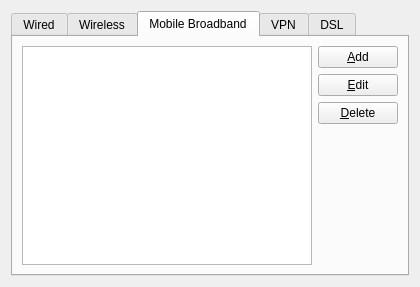
<ui version="4.0" >
 <class>ConnectionEditor</class>
 <widget class="QWidget" name="ConnectionEditor" >
  <property name="geometry" >
   <rect>
    <x>0</x>
    <y>0</y>
    <width>420</width>
    <height>287</height>
   </rect>
  </property>
  <layout class="QHBoxLayout" name="horizontalLayout_6" >
   <item>
    <widget class="QTabWidget" name="tabWidget" >
     <property name="currentIndex" >
      <number>2</number>
     </property>
     <widget class="QWidget" name="tabWired" >
      <attribute name="title" >
       <string>Wired</string>
      </attribute>
      <layout class="QHBoxLayout" name="horizontalLayout" >
       <item>
        <widget class="QTreeWidget" name="listWired" >
         <property name="rootIsDecorated" >
          <bool>false</bool>
         </property>
         <property name="allColumnsShowFocus" >
          <bool>true</bool>
         </property>
         <property name="headerHidden" >
          <bool>true</bool>
         </property>
         <column>
          <property name="text" >
           <string>Connection</string>
          </property>
         </column>
         <column>
          <property name="text" >
           <string>Last used</string>
          </property>
         </column>
        </widget>
       </item>
       <item>
        <layout class="QVBoxLayout" name="verticalLayout" >
         <item>
          <widget class="QPushButton" name="addWired" >
           <property name="text" >
            <string>&amp;Add</string>
           </property>
          </widget>
         </item>
         <item>
          <widget class="QPushButton" name="editWired" >
           <property name="text" >
            <string>&amp;Edit</string>
           </property>
          </widget>
         </item>
         <item>
          <widget class="QPushButton" name="deleteWired" >
           <property name="text" >
            <string>&amp;Delete</string>
           </property>
          </widget>
         </item>
         <item>
          <spacer name="verticalSpacer" >
           <property name="orientation" >
            <enum>Qt::Vertical</enum>
           </property>
           <property name="sizeHint" stdset="0" >
            <size>
             <width>20</width>
             <height>40</height>
            </size>
           </property>
          </spacer>
         </item>
        </layout>
       </item>
      </layout>
     </widget>
     <widget class="QWidget" name="tabWireless" >
      <attribute name="title" >
       <string>Wireless</string>
      </attribute>
      <layout class="QHBoxLayout" name="horizontalLayout_2" >
       <item>
        <widget class="QTreeWidget" name="listWireless" >
         <property name="allColumnsShowFocus" >
          <bool>true</bool>
         </property>
         <property name="headerHidden" >
          <bool>true</bool>
         </property>
         <column>
          <property name="text" >
           <string>Connection</string>
          </property>
         </column>
         <column>
          <property name="text" >
           <string>Last used</string>
          </property>
         </column>
        </widget>
       </item>
       <item>
        <layout class="QVBoxLayout" name="verticalLayout_3" >
         <item>
          <widget class="QPushButton" name="addWireless" >
           <property name="text" >
            <string>&amp;Add</string>
           </property>
          </widget>
         </item>
         <item>
          <widget class="QPushButton" name="editWireless" >
           <property name="text" >
            <string>&amp;Edit</string>
           </property>
          </widget>
         </item>
         <item>
          <widget class="QPushButton" name="deleteWireless" >
           <property name="text" >
            <string>&amp;Delete</string>
           </property>
          </widget>
         </item>
         <item>
          <spacer name="verticalSpacer" >
           <property name="orientation" >
            <enum>Qt::Vertical</enum>
           </property>
           <property name="sizeHint" stdset="0" >
            <size>
             <width>20</width>
             <height>40</height>
            </size>
           </property>
          </spacer>
         </item>
        </layout>
       </item>
      </layout>
     </widget>
     <widget class="QWidget" name="tabCellular" >
      <attribute name="title" >
       <string>Mobile Broadband</string>
      </attribute>
      <layout class="QHBoxLayout" name="horizontalLayout_3" >
       <item>
        <widget class="QTreeWidget" name="listCellular" >
         <property name="allColumnsShowFocus" >
          <bool>true</bool>
         </property>
         <property name="headerHidden" >
          <bool>true</bool>
         </property>
         <column>
          <property name="text" >
           <string>Connection</string>
          </property>
         </column>
         <column>
          <property name="text" >
           <string>Last used</string>
          </property>
         </column>
        </widget>
       </item>
       <item>
        <layout class="QVBoxLayout" name="verticalLayout_4" >
         <item>
          <widget class="QPushButton" name="addCellular" >
           <property name="text" >
            <string>&amp;Add</string>
           </property>
          </widget>
         </item>
         <item>
          <widget class="QPushButton" name="editCellular" >
           <property name="text" >
            <string>&amp;Edit</string>
           </property>
          </widget>
         </item>
         <item>
          <widget class="QPushButton" name="deleteCellular" >
           <property name="text" >
            <string>&amp;Delete</string>
           </property>
          </widget>
         </item>
         <item>
          <spacer name="verticalSpacer" >
           <property name="orientation" >
            <enum>Qt::Vertical</enum>
           </property>
           <property name="sizeHint" stdset="0" >
            <size>
             <width>20</width>
             <height>40</height>
            </size>
           </property>
          </spacer>
         </item>
        </layout>
       </item>
      </layout>
     </widget>
     <widget class="QWidget" name="tabVpn" >
      <attribute name="title" >
       <string>VPN</string>
      </attribute>
      <layout class="QHBoxLayout" name="horizontalLayout_4" >
       <item>
        <widget class="QTreeWidget" name="listVpn" >
         <property name="allColumnsShowFocus" >
          <bool>true</bool>
         </property>
         <property name="headerHidden" >
          <bool>true</bool>
         </property>
         <column>
          <property name="text" >
           <string>Connection</string>
          </property>
         </column>
         <column>
          <property name="text" >
           <string>Last used</string>
          </property>
         </column>
        </widget>
       </item>
       <item>
        <layout class="QVBoxLayout" name="verticalLayout_5" >
         <item>
          <widget class="QPushButton" name="addVpn" >
           <property name="text" >
            <string>&amp;Add</string>
           </property>
          </widget>
         </item>
         <item>
          <widget class="QPushButton" name="editVpn" >
           <property name="text" >
            <string>&amp;Edit</string>
           </property>
          </widget>
         </item>
         <item>
          <widget class="QPushButton" name="deleteVpn" >
           <property name="text" >
            <string>&amp;Delete</string>
           </property>
          </widget>
         </item>
         <item>
          <spacer name="verticalSpacer_2" >
           <property name="orientation" >
            <enum>Qt::Vertical</enum>
           </property>
           <property name="sizeHint" stdset="0" >
            <size>
             <width>20</width>
             <height>40</height>
            </size>
           </property>
          </spacer>
         </item>
        </layout>
       </item>
      </layout>
     </widget>
     <widget class="QWidget" name="tabPppoe" >
      <attribute name="title" >
       <string>DSL</string>
      </attribute>
      <layout class="QHBoxLayout" name="horizontalLayout_5" >
       <item>
        <widget class="QTreeWidget" name="listPppoe" >
         <property name="allColumnsShowFocus" >
          <bool>true</bool>
         </property>
         <property name="headerHidden" >
          <bool>true</bool>
         </property>
         <column>
          <property name="text" >
           <string>Connection</string>
          </property>
         </column>
         <column>
          <property name="text" >
           <string>Last used</string>
          </property>
         </column>
        </widget>
       </item>
       <item>
        <layout class="QVBoxLayout" name="verticalLayout_6" >
         <item>
          <widget class="QPushButton" name="addPppoe" >
           <property name="text" >
            <string>&amp;Add</string>
           </property>
          </widget>
         </item>
         <item>
          <widget class="QPushButton" name="editPppoe" >
           <property name="text" >
            <string>&amp;Edit</string>
           </property>
          </widget>
         </item>
         <item>
          <widget class="QPushButton" name="deletePppoe" >
           <property name="text" >
            <string>&amp;Delete</string>
           </property>
          </widget>
         </item>
         <item>
          <spacer name="verticalSpacer_3" >
           <property name="orientation" >
            <enum>Qt::Vertical</enum>
           </property>
           <property name="sizeHint" stdset="0" >
            <size>
             <width>20</width>
             <height>40</height>
            </size>
           </property>
          </spacer>
         </item>
        </layout>
       </item>
      </layout>
     </widget>
    </widget>
   </item>
  </layout>
 </widget>
 <resources/>
 <connections/>
</ui>
